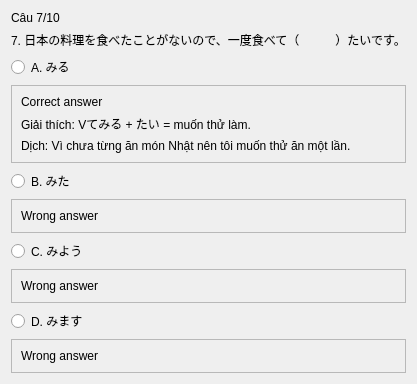
               <widget class="QWidget" name="page_13">
                <layout class="QVBoxLayout" name="verticalLayout_6">
                 <item>
                  <widget class="QLabel" name="label_96">
                   <property name="text">
                    <string>Câu 7/10</string>
                   </property>
                  </widget>
                 </item>
                 <item>
                  <widget class="QLabel" name="label_97">
                   <property name="text">
                    <string>7. 日本の料理を食べたことがないので、一度食べて（　　　）たいです。</string>
                   </property>
                  </widget>
                 </item>
                 <item>
                  <widget class="QRadioButton" name="radioButton_49">
                   <property name="text">
                    <string>A. みる</string>
                   </property>
                  </widget>
                 </item>
                 <item>
                  <widget class="QFrame" name="frame_5">
                   <property name="frameShape">
                    <enum>QFrame::StyledPanel</enum>
                   </property>
                   <property name="frameShadow">
                    <enum>QFrame::Raised</enum>
                   </property>
                   <layout class="QVBoxLayout" name="verticalLayout_10">
                    <item>
                     <widget class="QLabel" name="label_9">
                      <property name="text">
                       <string>Correct answer</string>
                      </property>
                     </widget>
                    </item>
                    <item>
                     <widget class="QLabel" name="label_8">
                      <property name="text">
                       <string>Giải thích: Vてみる + たい = muốn thử làm.</string>
                      </property>
                     </widget>
                    </item>
                    <item>
                     <widget class="QLabel" name="label_7">
                      <property name="text">
                       <string>Dịch: Vì chưa từng ăn món Nhật nên tôi muốn thử ăn một lần.</string>
                      </property>
                     </widget>
                    </item>
                   </layout>
                  </widget>
                 </item>
                 <item>
                  <widget class="QRadioButton" name="radioButton_50">
                   <property name="text">
                    <string>B. みた</string>
                   </property>
                  </widget>
                 </item>
                 <item>
                  <widget class="QFrame" name="frame_6">
                   <property name="frameShape">
                    <enum>QFrame::StyledPanel</enum>
                   </property>
                   <property name="frameShadow">
                    <enum>QFrame::Raised</enum>
                   </property>
                   <layout class="QVBoxLayout" name="verticalLayout_9">
                    <item>
                     <widget class="QLabel" name="label_12">
                      <property name="text">
                       <string>Wrong answer</string>
                      </property>
                     </widget>
                    </item>
                   </layout>
                  </widget>
                 </item>
                 <item>
                  <widget class="QRadioButton" name="radioButton_51">
                   <property name="text">
                    <string>C. みよう</string>
                   </property>
                  </widget>
                 </item>
                 <item>
                  <widget class="QFrame" name="frame_7">
                   <property name="frameShape">
                    <enum>QFrame::StyledPanel</enum>
                   </property>
                   <property name="frameShadow">
                    <enum>QFrame::Raised</enum>
                   </property>
                   <layout class="QVBoxLayout" name="verticalLayout_8">
                    <item>
                     <widget class="QLabel" name="label_10">
                      <property name="text">
                       <string>Wrong answer</string>
                      </property>
                     </widget>
                    </item>
                   </layout>
                  </widget>
                 </item>
                 <item>
                  <widget class="QRadioButton" name="radioButton_52">
                   <property name="text">
                    <string>D. みます</string>
                   </property>
                  </widget>
                 </item>
                 <item>
                  <widget class="QFrame" name="frame_8">
                   <property name="frameShape">
                    <enum>QFrame::StyledPanel</enum>
                   </property>
                   <property name="frameShadow">
                    <enum>QFrame::Raised</enum>
                   </property>
                   <layout class="QVBoxLayout" name="verticalLayout_7">
                    <item>
                     <widget class="QLabel" name="label_11">
                      <property name="text">
                       <string>Wrong answer</string>
                      </property>
                     </widget>
                    </item>
                   </layout>
                  </widget>
                 </item>
                </layout>
               </widget>
